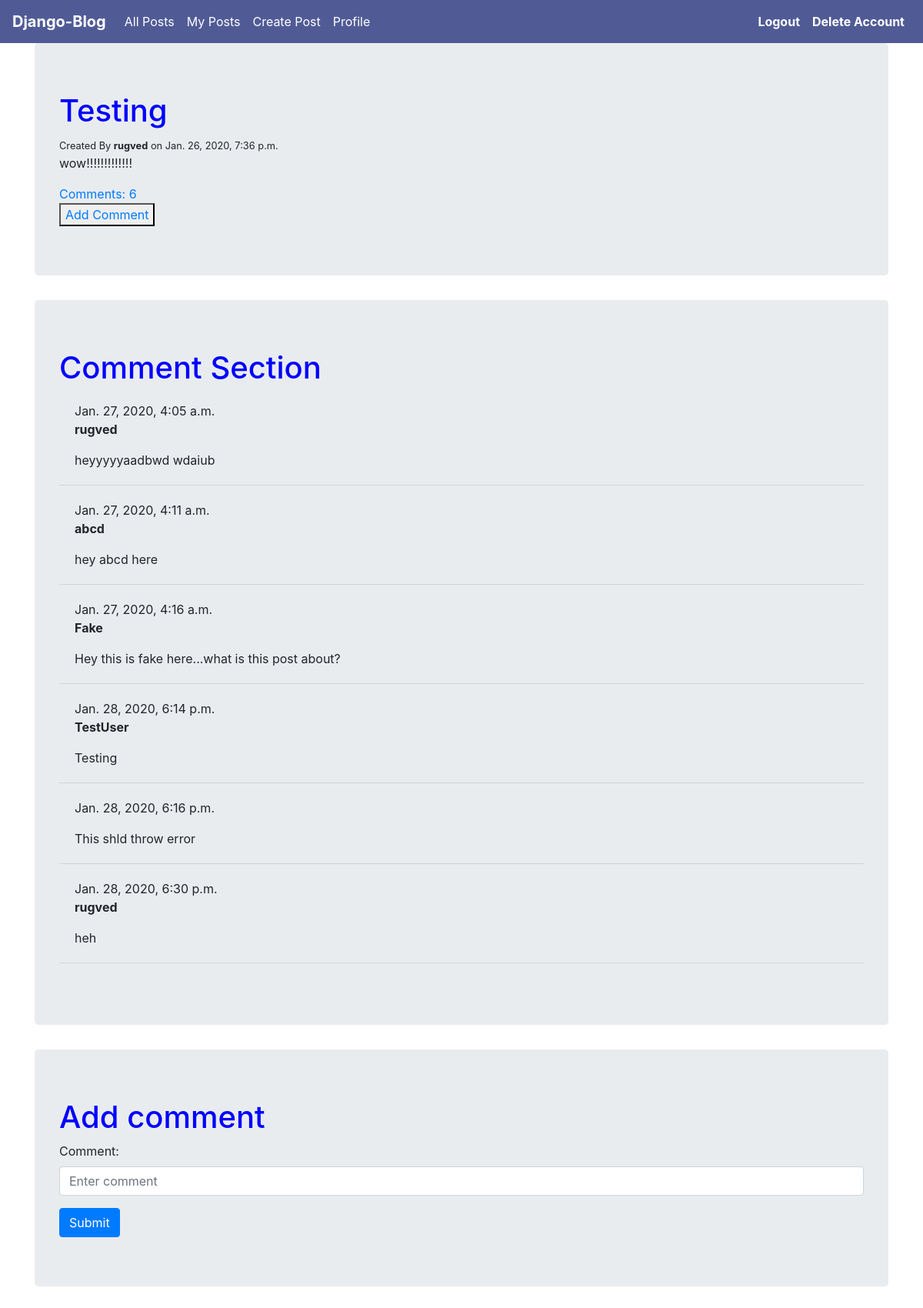
/blog/commentAdd/17 (signed in), run on the app's committed database.
### blog/models.py (models this page shows, shortened)
class Post(models.Model):
    title=models.CharField(max_length=100)
    content=models.TextField()
    date_posted=models.DateTimeField(default=timezone.now())
    author=models.ForeignKey(User,on_delete=models.CASCADE)

class Comment(models.Model):
    post = models.ForeignKey(Post, on_delete=models.CASCADE, related_name='comments')
    author = models.CharField(max_length=200)
    text = models.TextField()
    created_date = models.DateTimeField(default=timezone.now)
    approved_comment = models.BooleanField(default=False)

### blog/views.py (the view)
# urls.py: path('commentAdd/<int:pk>',commentAdd,name='name_blog_commentAdd'),
@login_required
def commentAdd(request,pk):
    if request.method=='POST':
        data=request.POST.dict()
        cmt=data.get('cmt')
        curr_post=Post.objects.filter(pk=pk).first()
        c=Comment(post=curr_post,author=request.user.username,text=cmt)
        c.save()
        context={
            "post":Post.objects.filter(pk=pk).first()
        }
        return render(request,'blog/commentAdd.html',context)
    else:
        context={
            "post":Post.objects.filter(pk=pk).first()
        }
        return render(request,'blog/commentAdd.html',context)

### blog/templates/blog/commentAdd.html (shortened to what this page needs)
{% extends 'blog/base.html' %}
{% block content %}
<div class="jumbotron">
  <h1 style="color: blue;">{{post.title}}</h1>
  <small>Created By <strong>{{post.author}}</strong> on {{post.date_posted}}</small>
  <p>{{post.content}}</p>
  <a href="{% url 'name_blog_commentAdd' pk=post.pk %}">Comments: {{ post.comments.count }}</a><br>
  <button><a href="{% url 'name_blog_commentAdd' pk=post.pk %}">Add Comment</a></button>
</div>
<div class="jumbotron">
  <h1 style="color: blue;">Comment Section</h1>
{% for comment in post.comments.all %}
  <div class="comment">
      <div class="date">{{ comment.created_date }}</div>
      <strong>{{ comment.author }}</strong>
      <p>{{ comment.text|linebreaks }}</p>
  </div>
  <hr size="30">
{% empty %}
  <p>No comments here yet :(</p>
{% endfor %}
</div>
<div class="jumbotron">
  <h1 style="color: blue;">Add comment</h1>
<form action="" method="POST">
    <div class="form-group">
      <label for="exampleInputEmail1">Comment:</label>
      <input type="text" class="form-control" name="cmt" aria-describedby="emailHelp" placeholder="Enter comment" required>
    </div>
    <button type="submit" class="btn btn-primary">Submit</button>
</form>
</div>
{% endblock %}

### blog/static/css/main.css (style rules this page uses)
.comment { margin: 20px 0px 20px 20px; }

### data on the page
Post: title "Testing", author "rugved", date_posted "Jan. 26, 2020, 7:36 p.m.", content "wow!!!!!!!!!!!!!", comments.count "6"
Comment: created_date "Jan. 27, 2020, 4:05 a.m.", author "rugved", text "heyyyyyaadbwd wdaiub"
Comment: created_date "Jan. 27, 2020, 4:11 a.m.", author "abcd", text "hey abcd here"
Comment: created_date "Jan. 27, 2020, 4:16 a.m.", author "Fake", text "Hey this is fake here...what is this post about?"
Comment: created_date "Jan. 28, 2020, 6:14 p.m.", author "TestUser", text "Testing"
Comment: created_date "Jan. 28, 2020, 6:16 p.m.", text "This shld throw error"
Comment: created_date "Jan. 28, 2020, 6:30 p.m.", author "rugved", text "heh"
